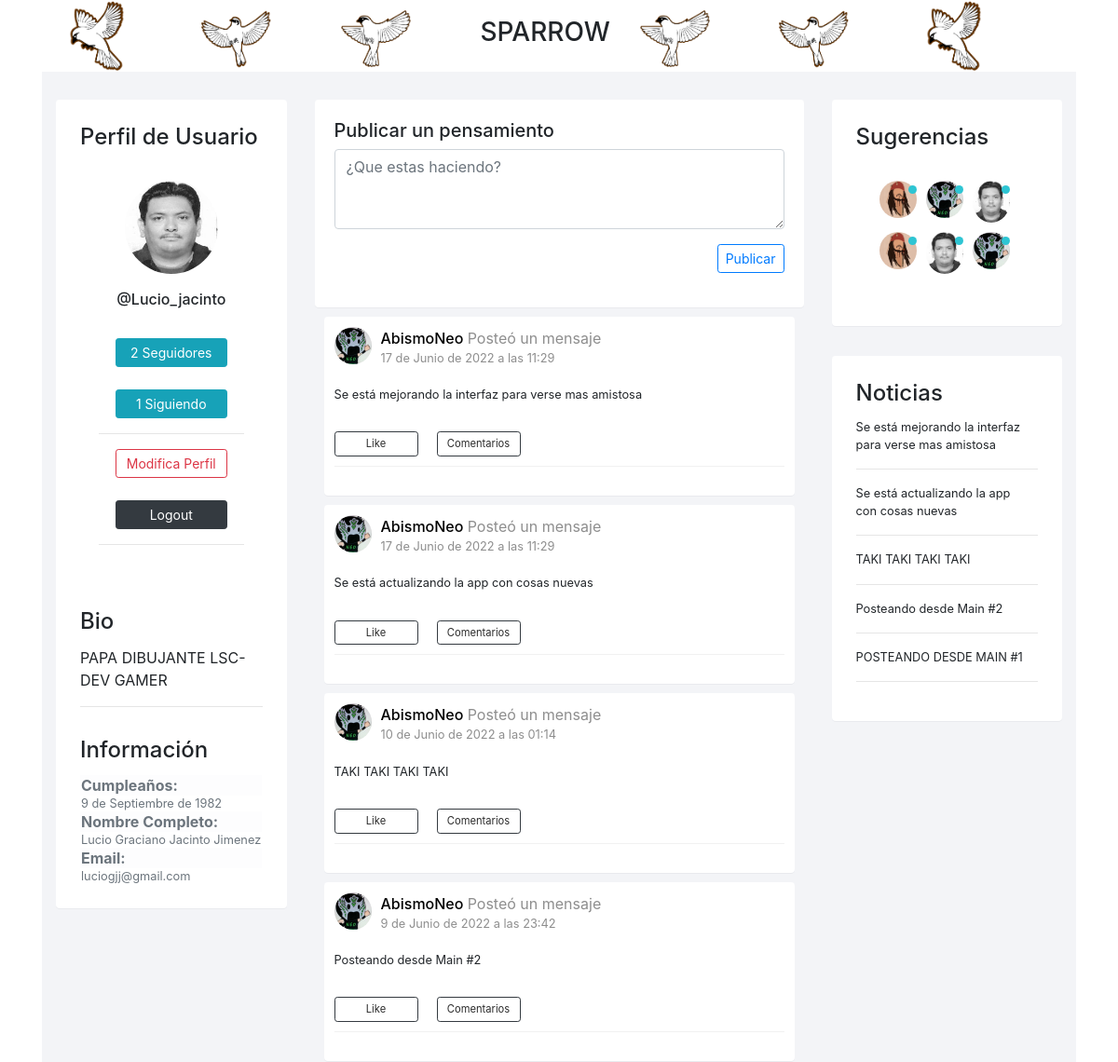
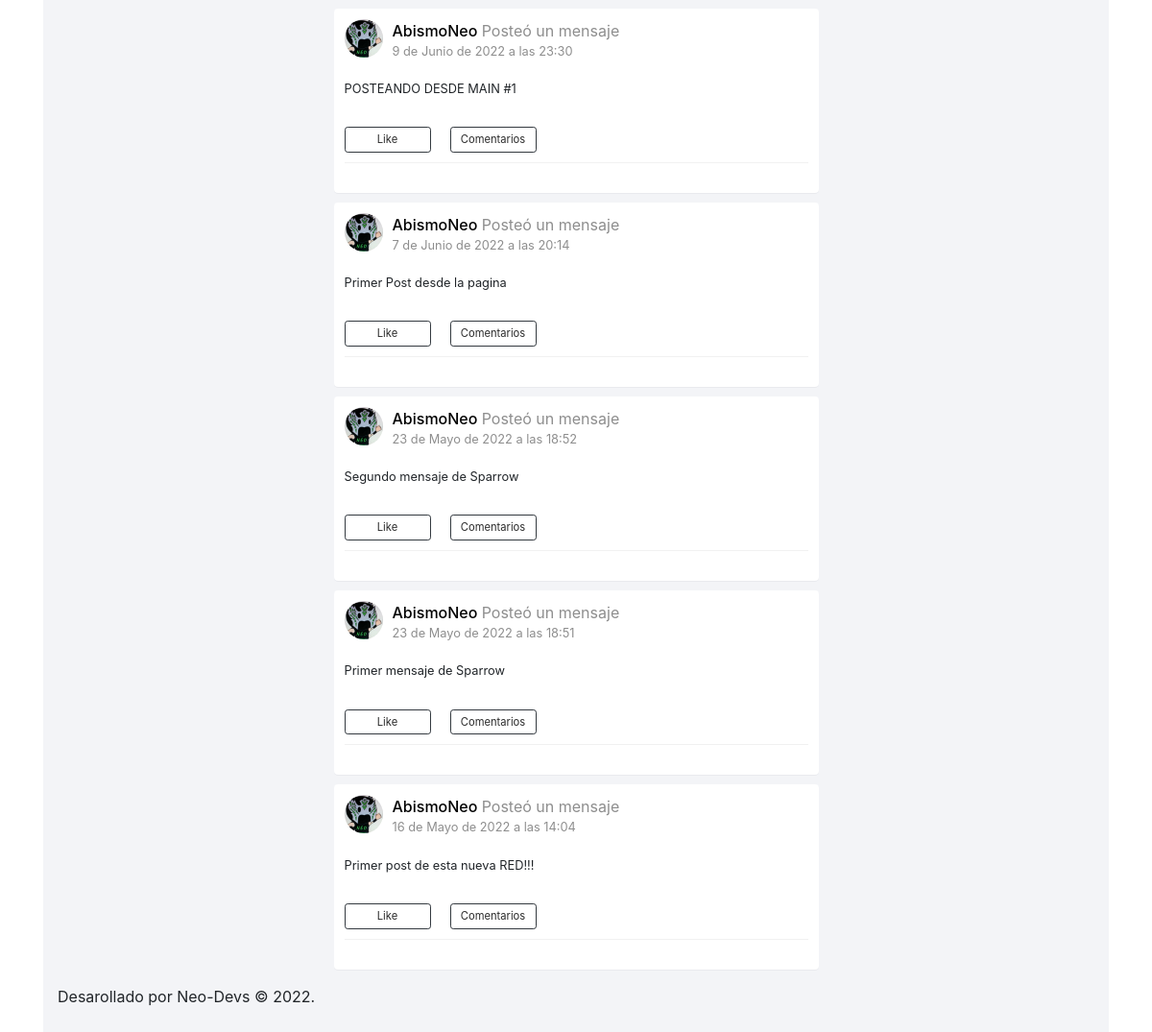
Page / (signed in) on the committed database (2 pictures, top to bottom).
### sparrow_app/models.py (models this page shows, shortened)
class user_profile(models.Model):
    Colors=(("NEGRO", "Negro"), ("BLANCO", "Blanco"), ("GRIS","Gris"))
    user = models.OneToOneField(User, on_delete = models.CASCADE)
    watchname = models.CharField(verbose_name = "Nombre a Mostrar", max_length= 15)
    bday = models.DateField(verbose_name = "Fecha de Nacimiento")
    description  = models.TextField (verbose_name="Descripcion")
    regdate = models.DateTimeField(default = timezone.now, verbose_name="Fecha de Registro" )
    profilepic = models.ImageField(upload_to='media/profiles/', verbose_name="Imagen de perfil", blank =True, null = True)
    bgColor = models.CharField(verbose_name = "Color de Fondo", max_length = 15, choices=Colors, default="Blanco")
    txtColor = models.CharField(verbose_name = "Color de Texto", max_length= 15, choices=Colors, default = "Negro")
    class Meta:
        verbose_name = 'Perfil'
        verbose_name_plural = 'Perfiles'

class message(models.Model):
    datepost = models.DateTimeField(default = timezone.now, verbose_name = "Fecha de posteo")
    user_id = models.ForeignKey(User, on_delete=models.CASCADE, related_name = "posts")
    Text = models.TextField(max_length=150, verbose_name = "Mensaje")
    Image = models.ImageField(verbose_name="Imagen", blank =True, null = True )
    class Meta:
        ordering = ['-datepost']
        verbose_name_plural = 'Mensajes'
        verbose_name = 'Mensaje'

### sparrow_app/views.py (the view)
# urls.py: path('',views.home, name = "home"),
def home (request):
    if request.user.is_authenticated:
        suggests= sugerencias()
        news = noticias()
        list_follow_count, list_friend_count = contador_seguidor(request)
        datos_mensajes = lista_mensajes_amigos(request)
        profilelist= user_profile.objects.all()
        postbox = PostForm(request.POST)
        user_data = profilelist.get( user = request.user.id)
        if request.method =='POST':
            if postbox.is_valid():
                postbox.instance.user_id = request.user
                try:
                    postbox.save()
                    messages.success(request,'Post actualizado correctamente!')
                except:
                    messages.error(request,'Post no realizado correctamente!')
                return redirect('home')
        else:
            form = PostForm()
        context ={
            'user_data': user_data,
            'Form':form,
            'list_follow_count':list_follow_count,
            'list_friend_count':list_friend_count,
            'news':news,
            'suggests':suggests,
            'datos_mensajes' : datos_mensajes,
            }
        return render(request, 'home.html', context)
    else:
        return redirect('login')

### sparrow_app/forms.py
class PostForm(forms.ModelForm):
    Text = forms.CharField(widget = forms.Textarea(attrs={'class':'form-control w-100', 'id':'PostBox','rows':'3','placeholder':'¿Que estas haciendo?'}))
    class Meta:
        model = message
        fields=['Text']
    def __init__(self, *args, **kwargs):
        super(ModelForm, self).__init__(*args, **kwargs)
        self.fields['Text'].help_text = None
        self.fields['Text'].required = False
        self.fields['Text'].label =None

### sparrow_app/sparrow_functions.py (called while the page is built)
def sugerencias():
    suggests=[]
    for i in range(6):
            suggests.append ((user_profile.objects.all().order_by('?')[:1].get()))
    return suggests

def noticias():
    news = message.objects.filter(user_id__username ='admin')
    return news

def contador_seguidor(request):
    try:
        list_friendship = list_follow.objects.filter(id_list = request.user)
        list_friend_count = list_friendship.count()
    except:
        list_friend_count = 0
    try:
        list_following = list_follow.objects.filter(id_friend = request.user)
        list_follow_count = list_following.count()
    except:
        list_follow_count = 0
    return (list_follow_count, list_friend_count)

### sparrow_app/templates/home.html (shortened to what this page needs)
{% load static %}
<html>
<head>
    <link href="{% static '/css/font-awesome.min.css' %}" rel="stylesheet" />
    <link rel="stylesheet" href="https://cdn.jsdelivr.net/npm/bootstrap@4.5.0/dist/css/bootstrap.min.css">
</head>
<body style="bgcolor=#00000" >
<div class="container" >
    <table align="center">
    <tr>
    <td width="14%"><img src="{% static '/img/logo1.png' %}" class="img-fluid" width="75px" alt="" /></td>
    <td width="14%"><img src="{% static '/img/logo2.png' %}" class="img-fluid" width="75px" alt="" /></td>
    <td width="14%"><img src="{% static '/img/logo3.png' %}" class="img-fluid" width="75px" alt="" /></td>
    <td width="16%"><h3 align="center">SPARROW &nbsp;&nbsp;&nbsp;</h3></td>
    <td width="14%"><img src="{% static '/img/logo3.png' %}" class="img-fluid" width="75px" alt="" /></td>
    <td width="14%"><img src="{% static '/img/logo2.png' %}" class="img-fluid" width="75px" alt="" /></td>
    <td width="14%"><img src="{% static '/img/logo1.png' %}" class="img-fluid" width="75px" alt="" /></td>
    </tr>
    </table>
</div>
<div class="container">
    <div class="page-inner no-page-title">
        <div id="main-wrapper">
            <div class="row">
                {% include "sidebar_profile.html" %}
                <div class="col-lg-6 col-xxl-3" style="height 25rem;-!important">
                    <div class="card card-white grid-margin" style="margin:0px !important; padding:0px !important">
                        {% include "post_box.html" %}
                    </div>
                    <div class="profile-timeline border-0">
                        {% include 'list_feed.html'%}
                    </div>
                </div>
                <div class="col-lg-12 col-xl-3">
                    <div class="card card-white grid-margin">
                        {% include 'suggest.html'%}
                    </div>
                    <div class="card card-white grid-margin" id="news">
                        {% include 'news.html' %}
                    </div>
                </div>
            </div>
        </div>
        <div class="page-footer">
            <p>Desarollado por Neo-Devs © 2022.</p>
        </div>
    </div>
</div>
</body>
</html>

### sparrow_app/templates/sidebar_profile.html (shortened to what this page needs)
{% load static %}
<div class="row">
    <div class="col-lg-5 col-xl-3">
        <div class="card card-white grid-margin">
            <div class="card-heading clearfix">
                <h4 class="card-title">Perfil de Usuario</h4>
            </div>
            <div class="card-body user-profile-card mb-3">
                <img src="/{{ user_data.profilepic }}" class="user-profile-image rounded-circle" alt="" />
                <h3 class="text-center h6 mt-2">@{{ user_data.watchname }}</h3>
                <br />
                <a href="" class="btn btn-info btn-sm" style="width:120px">{{ list_follow_count }}  Seguidores</a>
                <br/><br/>
                <a href="" class="btn btn-info btn-sm" style="width:120px">{{ list_friend_count }}  Siguiendo</a>
                <hr />
                <a href="" class="btn btn-outline-danger btn-sm" style="width:120px">Modifica Perfil</a>
                <br /><br />
                <a href="{% url 'logout' %}" class="btn btn-dark btn-sm" style="width:120px"> Logout </a>
                <hr />
            </div>
            <div class="card-heading clearfix mt-3">
                <h4 class="card-title">Bio</h4>
                <p class="mb-0">{{ user_data.description }}</p>
                <hr />
            </div>
            <div class="card-heading clearfix mt-3">
                <h4 class="card-title">Información</h4>
                <table class="table-borderless mb-0 text-muted">
                    <tr>    <th scope="row" class="table-light">Cumpleaños:</th>                </tr>
                    <tr>    <td><small>{{ user_data.bday }}</small></td>                        </tr>
                    <tr>    <th scope="row"  class="table-light">Nombre Completo: </th>         </tr>
                    <tr>    <td><small>{{ user.first_name }} {{ user.last_name }} </small></td> </tr>
                    <tr>    <th scope="row"  class="table-light">Email:</th>                    </tr>
                    <tr>    <td><small>{{ user.email }}</small></td>                            </tr>
                </table>
            </div>
        </div>
    </div>

### sparrow_app/templates/list_feed.html (shortened to what this page needs)
<ul class="list-unstyled" >
    {% for mensajes in datos_mensajes %}
        <li class="timeline-item" style="margin:0px !important; padding:0px !important">
            <div class="card card-white"  style="margin:10px !important; padding:10px !important">
                <div class="timeline-item-header">
                        <a href="{% url 'profile' mensajes.id.pk %}"><img src="/{{ mensajes.profilepic }}" /> </a>
                        <p><a href="{% url 'profile' mensajes.id.pk %}" class="vinculos">{{ mensajes.watchname }} </a> <span>Posteó un mensaje</span></p>
                    <small>{{ mensajes.datepost }}</small>
                </div>
                <div class="timeline-item-post">
                    <p><small>{{ mensajes.Text }}</small></p>
                    <div class="timeline-options">
                        <a href="#" class="btn btn-outline-dark btn-sm" style="width:90px !important;"><small>Like </small></a>
                        <a href="#" class="btn btn-outline-dark btn-sm" style="width:90px !important;"><small>Comentarios </small></a>
                    </div>
                </div>
            </div>
        </li>
    {% endfor %}
</ul>

### sparrow_app/templates/suggest.html
<div class="card-heading clearfix">
    <h4 class="card-title">Sugerencias</h4>
</div>
<div class="card-body">
    <div class="team">
        {% for suggest in suggests %}
        <div class="team-member">
            <div class="online on"></div>
                    <a href="{% url 'profile' suggest.id %}"><img src="/{{ suggest.profilepic }}" alt="@{{ suggest.watchname }}" /></a>
        </div>
        {% endfor %}
    </div>
</div>

### sparrow_app/templates/news.html
<div class="card-heading clearfix">
    <h4 class="card-title">Noticias</h4>
    <ul class="list-inline">
        {% for noti in news %}
        {% if forloop.counter < 6 %}
            <li class="list-inline-item"><small>{{ noti.Text}}</small></li>
            <hr />
        {% endif %}
        {% endfor %}
    </ul>

### sparrow_app/templates/home.html (style rules this page uses)
a.vinculos, a.vinculos:link, a.vinculos:visited, a.vinculos:hover, a.vinculos:active { color: #000000; text-decoration: none; }

### rows in the picture
user_profile: profilepic (picture), watchname "Lucio_jacinto", description "PAPA DIBUJANTE LSC-DEV GAMER", bday "9 de Septiembre de 1982"
user_profile: profilepic (picture)
user_profile: profilepic (picture)
message: Text "Se está mejorando la interfaz para verse mas amistosa"
message: Text "Se está actualizando la app con cosas nuevas"
message: Text "TAKI TAKI TAKI TAKI"
message: Text "Posteando desde Main #2"
message: Text "POSTEANDO DESDE MAIN #1"

### other values in the picture
{{ list_follow_count }} "2"
{{ list_friend_count }} "1"
{{ user.first_name }} "Lucio Graciano"
{{ user.last_name }} "Jacinto Jimenez"
{{ user.email }} "luciogjj@gmail.com"
{{ mensajes.watchname }} "AbismoNeo"
{{ mensajes.datepost }} "17 de Junio de 2022 a las 11:29"
{{ mensajes.Text }} "Se está mejorando la interfaz para verse mas amistosa"
{{ mensajes.Text }} "Se está actualizando la app con cosas nuevas"
{{ mensajes.datepost }} "10 de Junio de 2022 a las 01:14"
{{ mensajes.Text }} "TAKI TAKI TAKI TAKI"
{{ mensajes.datepost }} "9 de Junio de 2022 a las 23:42"
{{ mensajes.Text }} "Posteando desde Main #2"
{{ mensajes.datepost }} "9 de Junio de 2022 a las 23:30"
{{ mensajes.Text }} "POSTEANDO DESDE MAIN #1"
